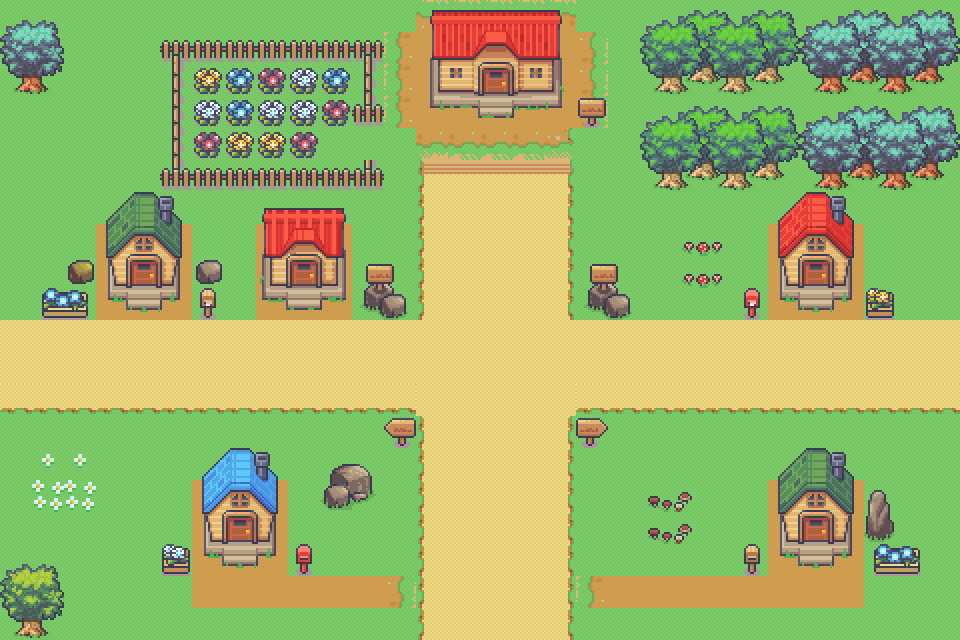

A 2D game scene composited from a Tiled map and its tileset images. What follows is a short description and the map's XML, with every tile layer's data as written:
An orthogonal 30x20 tile map with 32x32 px tiles, 3 tile layers (Fond, Déco, Collisions).

<map version="1.9" tiledversion="1.9.2" orientation="orthogonal" renderorder="right-down" width="30" height="20" tilewidth="32" tileheight="32" infinite="0" nextlayerid="4" nextobjectid="1">
 <tileset firstgid="1" name="Serene_Village_32x32" tilewidth="32" tileheight="32" tilecount="855" columns="19">
  <image source="Serene_Village_32x32.png" width="608" height="1440" />
 </tileset>
 <layer id="2" name="Fond" width="30" height="20">
  <data encoding="csv">
5,5,5,5,5,5,5,5,5,5,5,5,4,3221225490,3221225490,3221225490,3221225490,3221225490,4,5,5,5,5,5,5,5,5,5,5,5,
5,5,5,5,5,5,5,5,5,5,5,5,2684354578,49,49,49,49,49,1610612754,5,5,5,5,5,5,5,5,5,5,5,
5,5,5,5,5,5,5,5,5,5,5,5,2684354578,49,49,49,49,49,1610612754,5,5,5,5,5,5,5,5,5,5,5,
5,5,5,5,5,5,5,5,5,5,5,5,2684354578,49,49,49,49,49,1610612754,5,5,5,5,5,5,5,5,5,5,5,
5,5,5,5,5,6,6,5,6,5,5,5,6,55,56,56,56,57,5,5,5,5,5,5,5,5,5,5,5,5,
6,6,6,6,6,6,6,6,6,6,6,6,6,74,75,75,75,76,6,6,6,6,6,6,6,6,6,6,6,6,
6,6,6,6,6,6,6,6,6,6,6,6,6,93,94,94,94,95,6,6,6,6,6,6,6,6,6,6,6,6,
6,6,6,49,49,49,6,6,49,49,49,6,6,112,113,113,113,114,6,6,6,6,6,6,49,49,49,6,6,6,
6,6,6,49,49,49,6,6,49,49,49,6,6,93,94,94,94,95,6,6,6,6,6,6,49,49,49,6,6,6,
6,6,6,49,49,49,6,6,49,49,49,6,6,93,94,94,94,95,6,6,6,6,6,6,49,49,49,6,6,6,
94,94,94,94,94,94,94,94,94,94,94,94,94,94,94,94,94,94,94,94,94,94,94,94,94,94,94,94,94,94,
94,94,94,94,94,94,94,94,94,94,94,94,94,94,94,94,94,94,94,94,94,94,94,94,94,94,94,94,94,94,
1610612829,1610612829,1610612829,1610612829,1610612829,1610612829,1610612829,1610612829,1610612829,1610612829,1610612829,1610612829,1610612829,94,94,94,94,94,1610612829,1610612829,1610612829,1610612829,1610612829,1610612829,1610612829,1610612829,1610612829,1610612829,1610612829,1610612829,
6,6,6,6,6,6,6,6,6,6,6,6,5,93,94,94,94,95,6,6,6,6,6,6,6,6,6,6,6,6,
6,6,6,6,6,6,6,6,6,6,6,6,5,93,94,94,94,95,6,6,6,6,6,6,6,6,6,6,6,6,
6,6,6,6,6,6,49,49,49,6,6,6,5,93,94,94,94,95,6,6,6,6,6,6,49,49,49,6,6,6,
6,6,6,6,6,6,49,49,49,6,6,6,5,93,94,94,94,95,6,6,6,6,6,6,49,49,49,6,6,6,
6,6,6,6,6,6,49,49,49,6,6,6,5,93,94,94,94,95,6,6,6,6,6,6,49,49,49,6,6,6,
6,6,6,6,6,6,49,49,49,49,49,49,1610612754,93,94,94,94,95,2684354578,49,49,49,49,49,49,49,49,6,6,6,
6,6,6,6,6,6,6,6,6,6,6,6,5,93,94,94,94,95,6,6,6,6,6,6,6,6,6,6,6,6
</data>
 </layer>
 <layer id="3" name="Déco" width="30" height="20">
  <data encoding="csv">
0,0,0,0,0,0,0,0,0,0,0,0,0,0,0,0,0,0,0,0,0,0,0,0,0,0,0,0,0,0,
0,0,0,0,0,0,0,0,0,0,0,0,0,0,0,0,0,0,0,0,0,0,0,0,0,0,0,0,0,0,
0,0,0,0,0,0,233,232,231,234,235,0,0,0,0,0,0,0,0,0,0,0,0,0,0,0,0,0,0,0,
0,0,0,0,0,0,234,232,234,234,231,0,0,0,0,0,0,0,0,0,0,0,0,0,0,0,0,0,0,0,
0,0,0,0,0,0,231,233,233,231,0,0,0,0,0,0,0,0,0,0,0,0,0,0,0,0,0,0,0,0,
0,0,0,0,0,0,0,0,0,0,0,0,0,0,0,0,0,0,0,0,0,0,0,0,0,0,0,0,0,0,
0,0,0,0,0,0,0,0,0,0,0,0,0,0,0,0,0,0,0,0,0,0,0,0,0,0,0,0,0,0,
0,0,0,0,0,0,0,0,0,0,0,0,0,0,0,0,0,0,0,0,0,567,568,0,0,0,0,0,0,0,
0,0,0,0,0,0,0,0,0,0,0,0,0,0,0,0,0,0,0,0,0,567,568,0,0,0,0,0,0,0,
0,0,0,0,0,0,0,0,0,0,0,0,0,0,0,0,0,0,0,0,0,0,0,0,0,0,0,0,0,0,
0,0,0,0,0,0,0,0,0,0,0,0,0,0,0,0,0,0,0,0,0,0,0,0,0,0,0,0,0,0,
0,0,0,0,0,0,0,0,0,0,0,0,0,0,0,0,0,0,0,0,0,0,0,0,0,0,0,0,0,0,
0,0,0,0,0,0,0,0,0,0,0,0,0,0,0,0,0,0,0,0,0,0,0,0,0,0,0,0,0,0,
0,0,0,0,0,0,0,0,0,0,0,0,0,0,0,0,0,0,0,0,0,0,0,0,0,0,0,0,0,0,
0,250,250,0,0,0,0,0,0,0,0,0,0,0,0,0,0,0,0,0,0,0,0,0,0,0,0,0,0,0,
0,269,269,0,0,0,0,0,0,0,0,0,0,0,0,0,0,0,0,0,586,587,0,0,0,0,0,0,0,0,
0,0,0,0,0,0,0,0,0,0,0,0,0,0,0,0,0,0,0,0,586,587,0,0,0,0,0,0,0,0,
0,0,0,0,0,0,0,0,0,0,0,0,0,0,0,0,0,0,0,0,0,0,0,0,0,0,0,0,0,0,
0,0,0,0,0,0,0,0,0,0,0,0,0,0,0,0,0,0,0,0,0,0,0,0,0,0,0,0,0,0,
0,0,0,0,0,0,0,0,0,0,0,0,0,0,0,0,0,0,0,0,0,0,0,0,0,0,0,0,0,0
</data>
 </layer>
 <layer id="1" name="Collisions" width="30" height="20">
  <data encoding="csv">
242,243,0,0,0,0,0,0,0,0,0,0,0,481,482,483,484,485,0,0,352,353,354,355,356,295,296,297,298,299,
261,262,0,0,0,290,291,291,291,291,291,292,0,500,501,502,503,504,0,0,371,372,373,374,375,314,315,316,317,318,
280,281,0,0,0,309,9,9,9,9,0,311,0,519,520,521,522,523,0,0,390,391,392,393,394,333,334,335,336,337,
0,0,0,0,0,309,9,9,9,9,9,330,0,538,539,540,541,542,256,0,352,353,354,355,356,295,296,297,298,299,
0,0,0,0,0,309,9,9,9,9,0,0,0,0,0,0,0,0,0,0,371,372,373,374,375,314,315,316,317,318,
0,0,0,0,0,328,329,329,329,329,329,330,0,0,0,0,0,0,0,0,390,391,392,393,394,333,334,335,336,337,
0,0,0,638,639,640,0,0,400,401,402,0,0,0,0,0,0,0,0,0,0,0,0,0,486,487,488,0,0,0,
0,0,0,657,658,659,0,0,419,420,421,0,0,0,0,0,0,0,0,0,0,0,0,0,505,506,507,0,0,0,
0,0,286,676,677,678,287,0,438,439,440,248,249,0,0,0,0,0,248,249,0,0,0,0,524,525,526,0,0,0,
0,366,367,695,696,697,332,0,457,458,459,267,268,0,0,0,0,0,267,268,0,0,0,313,543,544,545,348,0,0,
0,0,0,0,0,0,0,0,0,0,0,0,0,0,0,0,0,0,0,0,0,0,0,0,0,0,0,0,0,0,
0,0,0,0,0,0,0,0,0,0,0,0,0,0,0,0,0,0,0,0,0,0,0,0,0,0,0,0,0,0,
0,0,0,0,0,0,0,0,0,0,0,0,0,0,0,0,0,0,0,0,0,0,0,0,0,0,0,0,0,0,
0,0,0,0,0,0,0,0,0,0,0,0,294,0,0,0,0,0,275,0,0,0,0,0,0,0,0,0,0,0,
0,0,0,0,0,0,790,791,792,0,345,346,0,0,0,0,0,0,0,0,0,0,0,0,638,639,640,0,0,0,
0,0,0,0,0,0,809,810,811,0,364,365,0,0,0,0,0,0,0,0,0,0,0,0,657,658,659,270,0,0,
0,0,0,0,0,0,828,829,830,0,0,0,0,0,0,0,0,0,0,0,0,0,0,0,676,677,678,289,0,0,
238,239,0,0,0,349,847,848,849,312,0,0,0,0,0,0,0,0,0,0,0,0,0,331,695,696,697,366,367,0,
257,258,0,0,0,0,0,0,0,0,0,0,0,0,0,0,0,0,0,0,0,0,0,0,0,0,0,0,0,0,
276,277,0,0,0,0,0,0,0,0,0,0,0,0,0,0,0,0,0,0,0,0,0,0,0,0,0,0,0,0
</data>
 </layer>
</map>
